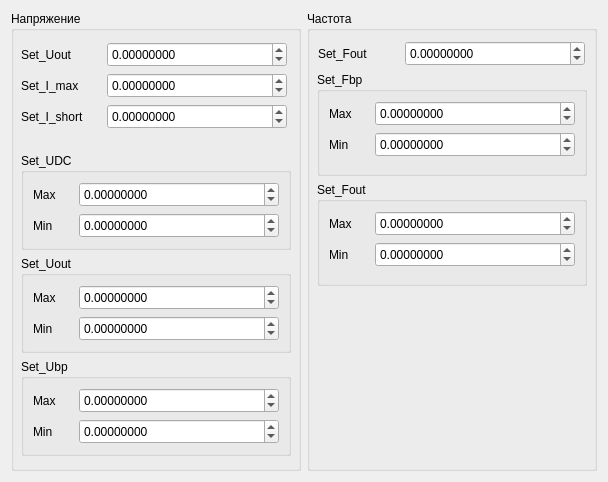
             <widget class="QWidget" name="layoutWidget_59">
              <property name="geometry">
               <rect>
                <x>10</x>
                <y>30</y>
                <width>588</width>
                <height>462</height>
               </rect>
              </property>
              <layout class="QFormLayout" name="formLayout_64">
               <item row="0" column="1">
                <widget class="QGroupBox" name="groupBox_78">
                 <property name="minimumSize">
                  <size>
                   <width>290</width>
                   <height>460</height>
                  </size>
                 </property>
                 <property name="maximumSize">
                  <size>
                   <width>290</width>
                   <height>170</height>
                  </size>
                 </property>
                 <property name="title">
                  <string>Частота</string>
                 </property>
                 <widget class="QWidget" name="">
                  <property name="geometry">
                   <rect>
                    <x>10</x>
                    <y>30</y>
                    <width>270</width>
                    <height>245</height>
                   </rect>
                  </property>
                  <layout class="QVBoxLayout" name="verticalLayout_36">
                   <item>
                    <layout class="QHBoxLayout" name="horizontalLayout_5">
                     <item>
                      <widget class="QLabel" name="label_192">
                       <property name="minimumSize">
                        <size>
                         <width>80</width>
                         <height>25</height>
                        </size>
                       </property>
                       <property name="maximumSize">
                        <size>
                         <width>80</width>
                         <height>25</height>
                        </size>
                       </property>
                       <property name="text">
                        <string>Set_Fout</string>
                       </property>
                      </widget>
                     </item>
                     <item>
                      <widget class="QDoubleSpinBox" name="setUdoubleSB_24">
                       <property name="minimumSize">
                        <size>
                         <width>180</width>
                         <height>25</height>
                        </size>
                       </property>
                       <property name="maximumSize">
                        <size>
                         <width>180</width>
                         <height>25</height>
                        </size>
                       </property>
                       <property name="decimals">
                        <number>8</number>
                       </property>
                       <property name="minimum">
                        <double>-100000000.000000000000000</double>
                       </property>
                       <property name="maximum">
                        <double>100000000.000000000000000</double>
                       </property>
                       <property name="singleStep">
                        <double>1.000000000000000</double>
                       </property>
                       <property name="stepType">
                        <enum>QAbstractSpinBox::StepType::DefaultStepType</enum>
                       </property>
                      </widget>
                     </item>
                    </layout>
                   </item>
                   <item>
                    <layout class="QVBoxLayout" name="verticalLayout_34">
                     <item>
                      <widget class="QGroupBox" name="groupBox_47">
                       <property name="title">
                        <string>Set_Fbp</string>
                       </property>
                       <layout class="QVBoxLayout" name="verticalLayout_23">
                        <item>
                         <layout class="QFormLayout" name="formLayout_39">
                          <item row="0" column="0">
                           <widget class="QLabel" name="label_172">
                            <property name="minimumSize">
                             <size>
                              <width>40</width>
                              <height>25</height>
                             </size>
                            </property>
                            <property name="maximumSize">
                             <size>
                              <width>40</width>
                              <height>25</height>
                             </size>
                            </property>
                            <property name="text">
                             <string>Max</string>
                            </property>
                           </widget>
                          </item>
                          <item row="0" column="1">
                           <widget class="QDoubleSpinBox" name="setUdoubleSB_18">
                            <property name="minimumSize">
                             <size>
                              <width>180</width>
                              <height>25</height>
                             </size>
                            </property>
                            <property name="maximumSize">
                             <size>
                              <width>300</width>
                              <height>25</height>
                             </size>
                            </property>
                            <property name="decimals">
                             <number>8</number>
                            </property>
                            <property name="minimum">
                             <double>-100000000.000000000000000</double>
                            </property>
                            <property name="maximum">
                             <double>100000000.000000000000000</double>
                            </property>
                           </widget>
                          </item>
                          <item row="1" column="0">
                           <widget class="QLabel" name="label_173">
                            <property name="minimumSize">
                             <size>
                              <width>40</width>
                              <height>25</height>
                             </size>
                            </property>
                            <property name="maximumSize">
                             <size>
                              <width>40</width>
                              <height>25</height>
                             </size>
                            </property>
                            <property name="text">
                             <string>Min</string>
                            </property>
                           </widget>
                          </item>
                          <item row="1" column="1">
                           <widget class="QDoubleSpinBox" name="setUdoubleSB_19">
                            <property name="minimumSize">
                             <size>
                              <width>180</width>
                              <height>25</height>
                             </size>
                            </property>
                            <property name="maximumSize">
                             <size>
                              <width>300</width>
                              <height>25</height>
                             </size>
                            </property>
                            <property name="decimals">
                             <number>8</number>
                            </property>
                            <property name="minimum">
                             <double>-100000000.000000000000000</double>
                            </property>
                            <property name="maximum">
                             <double>100000000.000000000000000</double>
                            </property>
                           </widget>
                          </item>
                         </layout>
                        </item>
                       </layout>
                      </widget>
                     </item>
                     <item>
                      <widget class="QGroupBox" name="groupBox_48">
                       <property name="title">
                        <string>Set_Fout</string>
                       </property>
                       <layout class="QVBoxLayout" name="verticalLayout_33">
                        <item>
                         <layout class="QFormLayout" name="formLayout_40">
                          <item row="0" column="0">
                           <widget class="QLabel" name="label_174">
                            <property name="minimumSize">
                             <size>
                              <width>40</width>
                              <height>25</height>
                             </size>
                            </property>
                            <property name="maximumSize">
                             <size>
                              <width>40</width>
                              <height>25</height>
                             </size>
                            </property>
                            <property name="text">
                             <string>Max</string>
                            </property>
                           </widget>
                          </item>
                          <item row="0" column="1">
                           <widget class="QDoubleSpinBox" name="setUdoubleSB_20">
                            <property name="minimumSize">
                             <size>
                              <width>180</width>
                              <height>25</height>
                             </size>
                            </property>
                            <property name="maximumSize">
                             <size>
                              <width>300</width>
                              <height>25</height>
                             </size>
                            </property>
                            <property name="decimals">
                             <number>8</number>
                            </property>
                            <property name="minimum">
                             <double>-100000000.000000000000000</double>
                            </property>
                            <property name="maximum">
                             <double>100000000.000000000000000</double>
                            </property>
                           </widget>
                          </item>
                          <item row="1" column="0">
                           <widget class="QLabel" name="label_189">
                            <property name="minimumSize">
                             <size>
                              <width>40</width>
                              <height>25</height>
                             </size>
                            </property>
                            <property name="maximumSize">
                             <size>
                              <width>40</width>
                              <height>25</height>
                             </size>
                            </property>
                            <property name="text">
                             <string>Min</string>
                            </property>
                           </widget>
                          </item>
                          <item row="1" column="1">
                           <widget class="QDoubleSpinBox" name="setUdoubleSB_21">
                            <property name="minimumSize">
                             <size>
                              <width>180</width>
                              <height>25</height>
                             </size>
                            </property>
                            <property name="maximumSize">
                             <size>
                              <width>300</width>
                              <height>25</height>
                             </size>
                            </property>
                            <property name="decimals">
                             <number>8</number>
                            </property>
                            <property name="minimum">
                             <double>-100000000.000000000000000</double>
                            </property>
                            <property name="maximum">
                             <double>100000000.000000000000000</double>
                            </property>
                           </widget>
                          </item>
                         </layout>
                        </item>
                       </layout>
                      </widget>
                     </item>
                    </layout>
                   </item>
                  </layout>
                 </widget>
                </widget>
               </item>
               <item row="0" column="0">
                <widget class="QGroupBox" name="groupBox_79">
                 <property name="minimumSize">
                  <size>
                   <width>290</width>
                   <height>460</height>
                  </size>
                 </property>
                 <property name="maximumSize">
                  <size>
                   <width>290</width>
                   <height>360</height>
                  </size>
                 </property>
                 <property name="title">
                  <string>Напряжение</string>
                 </property>
                 <widget class="QWidget" name="">
                  <property name="geometry">
                   <rect>
                    <x>10</x>
                    <y>31</y>
                    <width>270</width>
                    <height>414</height>
                   </rect>
                  </property>
                  <layout class="QVBoxLayout" name="verticalLayout_37">
                   <item>
                    <layout class="QFormLayout" name="formLayout_41">
                     <item row="0" column="0">
                      <widget class="QLabel" name="label_165">
                       <property name="minimumSize">
                        <size>
                         <width>80</width>
                         <height>25</height>
                        </size>
                       </property>
                       <property name="maximumSize">
                        <size>
                         <width>80</width>
                         <height>25</height>
                        </size>
                       </property>
                       <property name="text">
                        <string>Set_Uout</string>
                       </property>
                      </widget>
                     </item>
                     <item row="0" column="1">
                      <widget class="QDoubleSpinBox" name="setUdoubleSB_11">
                       <property name="minimumSize">
                        <size>
                         <width>180</width>
                         <height>25</height>
                        </size>
                       </property>
                       <property name="maximumSize">
                        <size>
                         <width>180</width>
                         <height>25</height>
                        </size>
                       </property>
                       <property name="decimals">
                        <number>8</number>
                       </property>
                       <property name="minimum">
                        <double>-100000000.000000000000000</double>
                       </property>
                       <property name="maximum">
                        <double>100000000.000000000000000</double>
                       </property>
                       <property name="singleStep">
                        <double>1.000000000000000</double>
                       </property>
                       <property name="stepType">
                        <enum>QAbstractSpinBox::StepType::DefaultStepType</enum>
                       </property>
                      </widget>
                     </item>
                     <item row="1" column="0">
                      <widget class="QLabel" name="label_190">
                       <property name="minimumSize">
                        <size>
                         <width>80</width>
                         <height>25</height>
                        </size>
                       </property>
                       <property name="maximumSize">
                        <size>
                         <width>80</width>
                         <height>25</height>
                        </size>
                       </property>
                       <property name="text">
                        <string>Set_I_max</string>
                       </property>
                      </widget>
                     </item>
                     <item row="1" column="1">
                      <widget class="QDoubleSpinBox" name="setUdoubleSB_22">
                       <property name="minimumSize">
                        <size>
                         <width>180</width>
                         <height>25</height>
                        </size>
                       </property>
                       <property name="maximumSize">
                        <size>
                         <width>180</width>
                         <height>25</height>
                        </size>
                       </property>
                       <property name="decimals">
                        <number>8</number>
                       </property>
                       <property name="minimum">
                        <double>-100000000.000000000000000</double>
                       </property>
                       <property name="maximum">
                        <double>100000000.000000000000000</double>
                       </property>
                       <property name="singleStep">
                        <double>1.000000000000000</double>
                       </property>
                       <property name="stepType">
                        <enum>QAbstractSpinBox::StepType::DefaultStepType</enum>
                       </property>
                      </widget>
                     </item>
                     <item row="2" column="0">
                      <widget class="QLabel" name="label_191">
                       <property name="minimumSize">
                        <size>
                         <width>80</width>
                         <height>25</height>
                        </size>
                       </property>
                       <property name="maximumSize">
                        <size>
                         <width>80</width>
                         <height>25</height>
                        </size>
                       </property>
                       <property name="text">
                        <string>Set_I_short</string>
                       </property>
                      </widget>
                     </item>
                     <item row="2" column="1">
                      <widget class="QDoubleSpinBox" name="setUdoubleSB_23">
                       <property name="minimumSize">
                        <size>
                         <width>180</width>
                         <height>25</height>
                        </size>
                       </property>
                       <property name="maximumSize">
                        <size>
                         <width>180</width>
                         <height>25</height>
                        </size>
                       </property>
                       <property name="decimals">
                        <number>8</number>
                       </property>
                       <property name="minimum">
                        <double>-100000000.000000000000000</double>
                       </property>
                       <property name="maximum">
                        <double>100000000.000000000000000</double>
                       </property>
                       <property name="singleStep">
                        <double>1.000000000000000</double>
                       </property>
                       <property name="stepType">
                        <enum>QAbstractSpinBox::StepType::DefaultStepType</enum>
                       </property>
                      </widget>
                     </item>
                    </layout>
                   </item>
                   <item>
                    <layout class="QVBoxLayout" name="verticalLayout_35">
                     <item>
                      <widget class="QGroupBox" name="groupBox_43">
                       <property name="title">
                        <string>Set_UDC</string>
                       </property>
                       <layout class="QVBoxLayout" name="verticalLayout_20">
                        <item>
                         <layout class="QFormLayout" name="formLayout_36">
                          <item row="0" column="0">
                           <widget class="QLabel" name="label_166">
                            <property name="minimumSize">
                             <size>
                              <width>40</width>
                              <height>25</height>
                             </size>
                            </property>
                            <property name="maximumSize">
                             <size>
                              <width>40</width>
                              <height>25</height>
                             </size>
                            </property>
                            <property name="text">
                             <string>Max</string>
                            </property>
                           </widget>
                          </item>
                          <item row="0" column="1">
                           <widget class="QDoubleSpinBox" name="setUdoubleSB_12">
                            <property name="minimumSize">
                             <size>
                              <width>180</width>
                              <height>25</height>
                             </size>
                            </property>
                            <property name="maximumSize">
                             <size>
                              <width>300</width>
                              <height>25</height>
                             </size>
                            </property>
                            <property name="decimals">
                             <number>8</number>
                            </property>
                            <property name="minimum">
                             <double>-100000000.000000000000000</double>
                            </property>
                            <property name="maximum">
                             <double>100000000.000000000000000</double>
                            </property>
                           </widget>
                          </item>
                          <item row="1" column="0">
                           <widget class="QLabel" name="label_167">
                            <property name="minimumSize">
                             <size>
                              <width>40</width>
                              <height>25</height>
                             </size>
                            </property>
                            <property name="maximumSize">
                             <size>
                              <width>40</width>
                              <height>25</height>
                             </size>
                            </property>
                            <property name="text">
                             <string>Min</string>
                            </property>
                           </widget>
                          </item>
                          <item row="1" column="1">
                           <widget class="QDoubleSpinBox" name="setUdoubleSB_13">
                            <property name="minimumSize">
                             <size>
                              <width>180</width>
                              <height>25</height>
                             </size>
                            </property>
                            <property name="maximumSize">
                             <size>
                              <width>300</width>
                              <height>25</height>
                             </size>
                            </property>
                            <property name="decimals">
                             <number>8</number>
                            </property>
                            <property name="minimum">
                             <double>-100000000.000000000000000</double>
                            </property>
                            <property name="maximum">
                             <double>100000000.000000000000000</double>
                            </property>
                           </widget>
                          </item>
                         </layout>
                        </item>
                       </layout>
                      </widget>
                     </item>
                     <item>
                      <widget class="QGroupBox" name="groupBox_45">
                       <property name="title">
                        <string>Set_Uout</string>
                       </property>
                       <layout class="QVBoxLayout" name="verticalLayout_21">
                        <item>
                         <layout class="QFormLayout" name="formLayout_37">
                          <item row="0" column="0">
                           <widget class="QLabel" name="label_168">
                            <property name="minimumSize">
                             <size>
                              <width>40</width>
                              <height>25</height>
                             </size>
                            </property>
                            <property name="maximumSize">
                             <size>
                              <width>40</width>
                              <height>25</height>
                             </size>
                            </property>
                            <property name="text">
                             <string>Max</string>
                            </property>
                           </widget>
                          </item>
                          <item row="0" column="1">
                           <widget class="QDoubleSpinBox" name="setUdoubleSB_14">
                            <property name="minimumSize">
                             <size>
                              <width>180</width>
                              <height>25</height>
                             </size>
                            </property>
                            <property name="maximumSize">
                             <size>
                              <width>300</width>
                              <height>25</height>
                             </size>
                            </property>
                            <property name="decimals">
                             <number>8</number>
                            </property>
                            <property name="minimum">
                             <double>-100000000.000000000000000</double>
                            </property>
                            <property name="maximum">
                             <double>100000000.000000000000000</double>
                            </property>
                           </widget>
                          </item>
                          <item row="1" column="0">
                           <widget class="QLabel" name="label_169">
                            <property name="minimumSize">
                             <size>
                              <width>40</width>
                              <height>25</height>
                             </size>
                            </property>
                            <property name="maximumSize">
                             <size>
                              <width>40</width>
                              <height>25</height>
                             </size>
                            </property>
                            <property name="text">
                             <string>Min</string>
                            </property>
                           </widget>
                          </item>
                          <item row="1" column="1">
                           <widget class="QDoubleSpinBox" name="setUdoubleSB_15">
                            <property name="minimumSize">
                             <size>
                              <width>180</width>
                              <height>25</height>
                             </size>
                            </property>
                            <property name="maximumSize">
                             <size>
                              <width>300</width>
                              <height>25</height>
                             </size>
                            </property>
                            <property name="decimals">
                             <number>8</number>
                            </property>
                            <property name="minimum">
                             <double>-100000000.000000000000000</double>
                            </property>
                            <property name="maximum">
                             <double>100000000.000000000000000</double>
                            </property>
                           </widget>
                          </item>
                         </layout>
                        </item>
                       </layout>
                      </widget>
                     </item>
                     <item>
                      <widget class="QGroupBox" name="groupBox_46">
                       <property name="title">
                        <string>Set_Ubp</string>
                       </property>
                       <layout class="QVBoxLayout" name="verticalLayout_22">
                        <item>
                         <layout class="QFormLayout" name="formLayout_38">
                          <item row="0" column="0">
                           <widget class="QLabel" name="label_170">
                            <property name="minimumSize">
                             <size>
                              <width>40</width>
                              <height>25</height>
                             </size>
                            </property>
                            <property name="maximumSize">
                             <size>
                              <width>40</width>
                              <height>25</height>
                             </size>
                            </property>
                            <property name="text">
                             <string>Max</string>
                            </property>
                           </widget>
                          </item>
                          <item row="0" column="1">
                           <widget class="QDoubleSpinBox" name="setUdoubleSB_16">
                            <property name="minimumSize">
                             <size>
                              <width>180</width>
                              <height>25</height>
                             </size>
                            </property>
                            <property name="maximumSize">
                             <size>
                              <width>300</width>
                              <height>25</height>
                             </size>
                            </property>
                            <property name="decimals">
                             <number>8</number>
                            </property>
                            <property name="minimum">
                             <double>-100000000.000000000000000</double>
                            </property>
                            <property name="maximum">
                             <double>100000000.000000000000000</double>
                            </property>
                           </widget>
                          </item>
                          <item row="1" column="0">
                           <widget class="QLabel" name="label_171">
                            <property name="minimumSize">
                             <size>
                              <width>40</width>
                              <height>25</height>
                             </size>
                            </property>
                            <property name="maximumSize">
                             <size>
                              <width>40</width>
                              <height>25</height>
                             </size>
                            </property>
                            <property name="text">
                             <string>Min</string>
                            </property>
                           </widget>
                          </item>
                          <item row="1" column="1">
                           <widget class="QDoubleSpinBox" name="setUdoubleSB_17">
                            <property name="minimumSize">
                             <size>
                              <width>180</width>
                              <height>25</height>
                             </size>
                            </property>
                            <property name="maximumSize">
                             <size>
                              <width>300</width>
                              <height>25</height>
                             </size>
                            </property>
                            <property name="decimals">
                             <number>8</number>
                            </property>
                            <property name="minimum">
                             <double>-100000000.000000000000000</double>
                            </property>
                            <property name="maximum">
                             <double>100000000.000000000000000</double>
                            </property>
                           </widget>
                          </item>
                         </layout>
                        </item>
                       </layout>
                      </widget>
                     </item>
                    </layout>
                   </item>
                  </layout>
                 </widget>
                </widget>
               </item>
              </layout>
             </widget>
